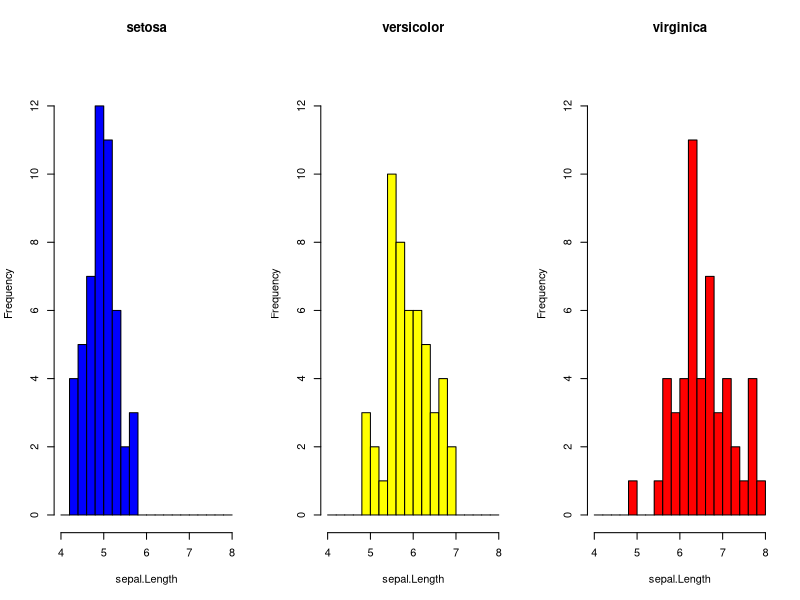
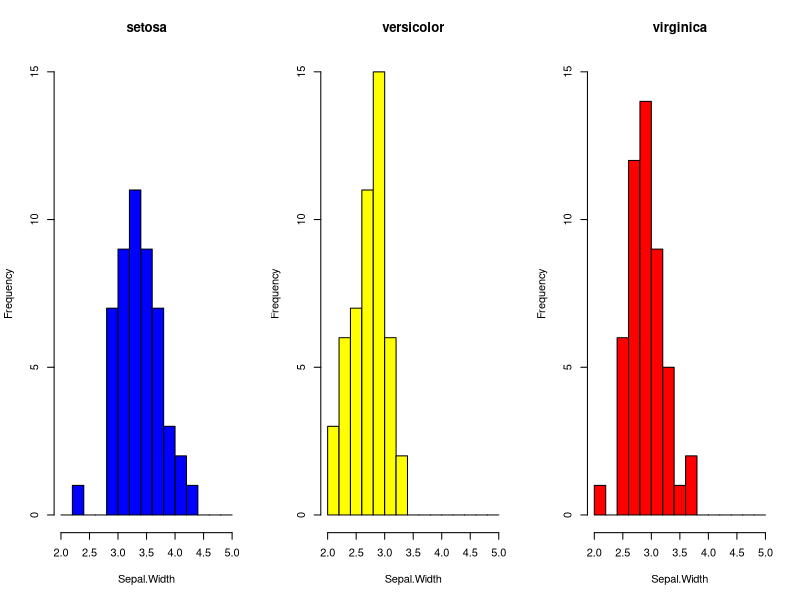
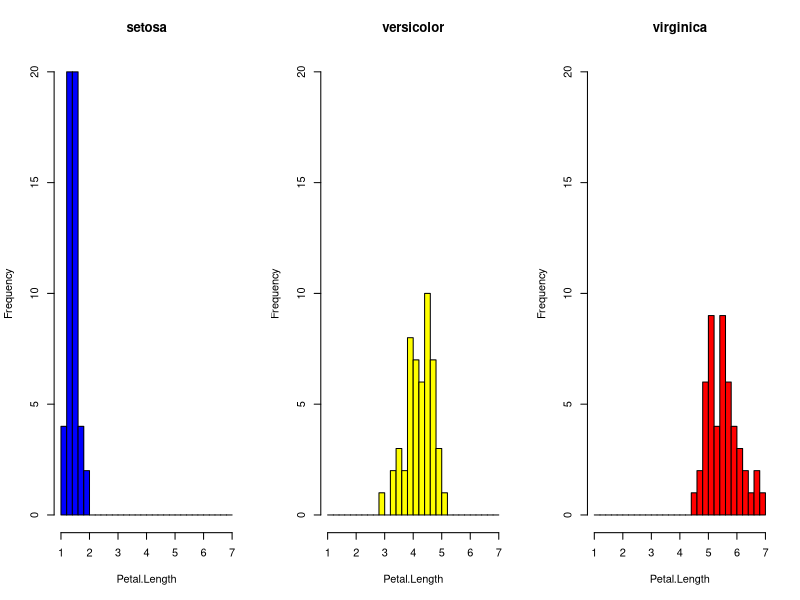
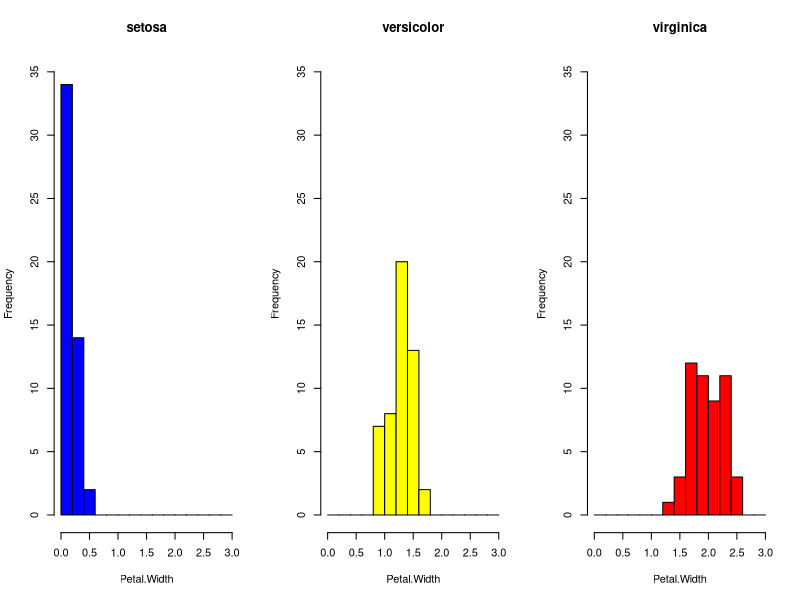

Here is the R script that generated these plots, in order:
# name lili wang

# open the pdf file


# name iris
names(iris)

#length of iris
length(iris$Sepal.Length)

#Sepal.Length Max value
max(iris$Sepal.Length)

#Sepal.Length min value
min(iris$Sepal.Length)

# integer values of Sepal.Length
min_length=floor(min(iris$Sepal.Length))
min_length
max_length=ceiling(max(iris$Sepal.Length))
max_length
#plot species
#plot(iris$Sepal.Length,iris$Species=="setosa", main="length and species")


#set plotting area to 3 sections
par(mfrow=c(1,3))
#histgram for different species
hist(iris$Sepal.Length[which(iris$Species =="setosa")],xlab = "sepal.Length", xlim=c(4,8),ylim=c(0,13),breaks = seq(4,8,0.2),
     main = "setosa",col = "blue")
hist(iris$Sepal.Length[which(iris$Species =="versicolor")],xlab = "sepal.Length",xlim=c(4,8),ylim=c(0,13),breaks = seq(4,8,0.2),
     main = "versicolor",col = "yellow")
hist(iris$Sepal.Length[which(iris$Species =="virginica")],xlab = "sepal.Length",xlim=c(4,8),ylim=c(0,13),breaks = seq(4,8,0.2),
     main = "virginica",col = "red")



#Sepal.Width Max value
max(iris$Sepal.Width)
#Sepal.Width min value
min(iris$Sepal.Width)
# integer values of Sepal.Width
min_length=floor(min(iris$Sepal.Width))
min_length
max_length=ceiling(max(iris$Sepal.Width))
max_length

#set the sepal.width plotting area to 3 sections
par(mfrow=c(1,3))
#histgram for different species
hist(iris$Sepal.Width[which(iris$Species =="setosa")],xlab = "Sepal.Width", xlim=c(2,5),ylim=c(0,15),breaks = seq(2,5,0.2),
     main = "setosa",col = "blue")
hist(iris$Sepal.Width[which(iris$Species =="versicolor")],xlab = "Sepal.Width",xlim=c(2,5),ylim=c(0,15),breaks = seq(2,5,0.2),
     main = "versicolor",col = "yellow")
hist(iris$Sepal.Width[which(iris$Species =="virginica")],xlab = "Sepal.Width",xlim=c(2,5),ylim=c(0,15),breaks = seq(2,5,0.2),
     main = "virginica",col = "red")








#inter value of Petal.Length
min_length=floor(min(iris$Petal.Length))
min_length
max_length=ceiling(max(iris$Petal.Length))
max_length


#set plotting area to 3 sections
par(mfrow=c(1,3))
#histgram for different species
hist(iris$Petal.Length[which(iris$Species =="setosa")],xlab = "Petal.Length", xlim=c(1,7),ylim=c(0,20),breaks = seq(1,7,0.2),
     main = "setosa",col = "blue")
hist(iris$Petal.Length[which(iris$Species =="versicolor")],xlab = "Petal.Length",xlim=c(1,7),ylim=c(0,20),breaks = seq(1,7,0.2),
     main = "versicolor",col = "yellow")
hist(iris$Petal.Length[which(iris$Species =="virginica")],xlab = "Petal.Length",xlim=c(1,7),ylim=c(0,20),breaks = seq(1,7,0.2),
     main = "virginica",col = "red")








#inter value of Petal.Width
min_length=floor(min(iris$Petal.Width))
min_length
max_length=ceiling(max(iris$Petal.Width))
max_length

#set plotting area to 3 sections
par(mfrow=c(1,3))
#histgram for different species
hist(iris$Petal.Width[which(iris$Species =="setosa")],xlab = "Petal.Width", xlim=c(0,3),ylim=c(0,35),breaks = seq(0,3,0.2),
     main = "setosa",col = "blue")
hist(iris$Petal.Width[which(iris$Species =="versicolor")],xlab = "Petal.Width",xlim=c(0,3),ylim=c(0,35),breaks = seq(0,3,0.2),
     main = "versicolor",col = "yellow")
hist(iris$Petal.Width[which(iris$Species =="virginica")],xlab = "Petal.Width",xlim=c(0,3),ylim=c(0,35),breaks = seq(0,3,0.2),
     main = "virginica",col = "red")



